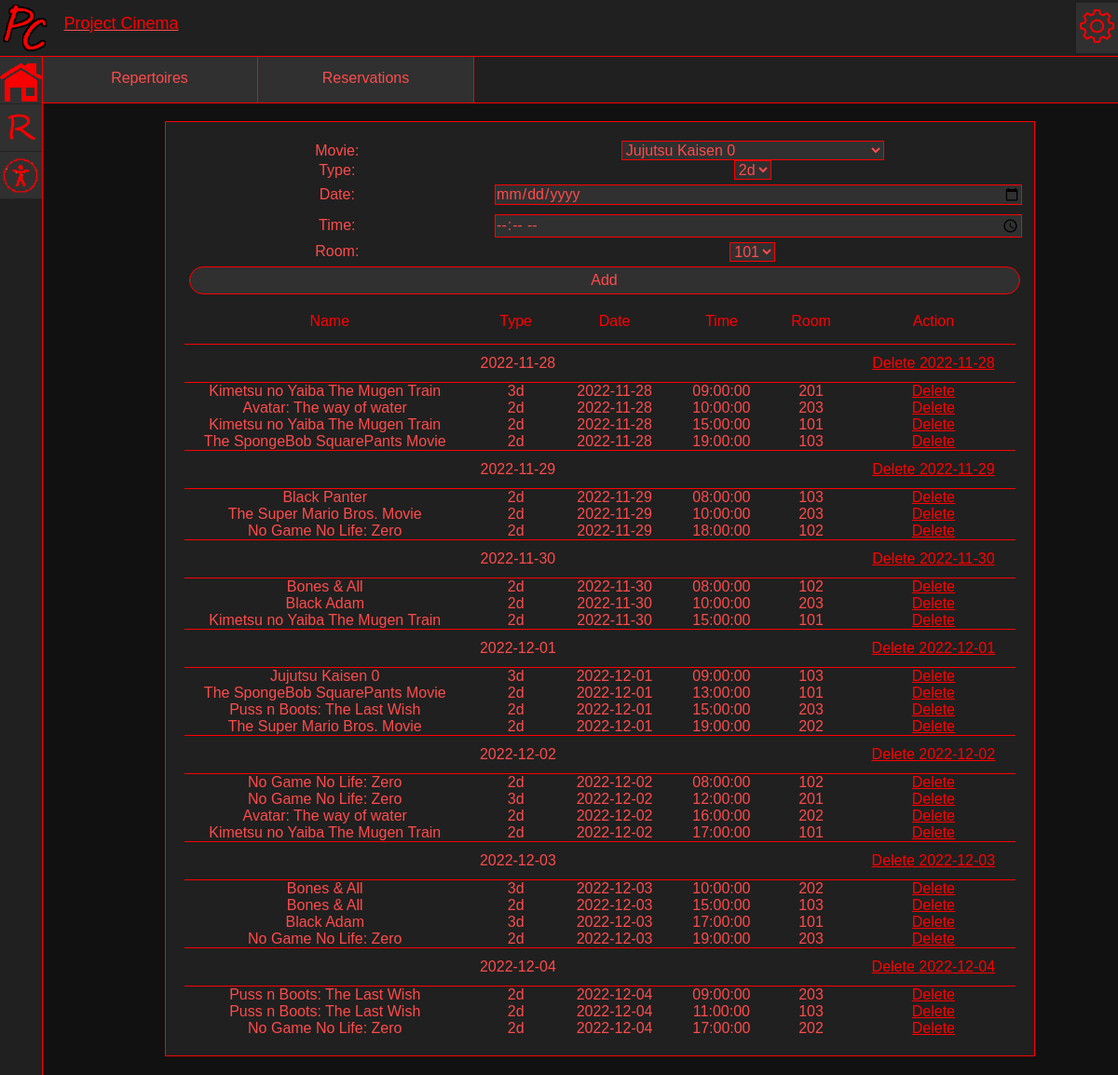
The page /addRepertoire.php (signed in) on the database its author committed.
### tables this page shows
CREATE TABLE `repertoire` (
  `id` int(10) NOT NULL,
  `movie_id` int(10) NOT NULL,
  `2d/3d` varchar(2) NOT NULL,
  `date` date NOT NULL,
  `time` time NOT NULL,
  `localisation_id` int(10) NOT NULL,
  `room_id` int(10) NOT NULL,
  `sold_fares` int(3) NOT NULL DEFAULT 0
);

CREATE TABLE `movies` (
  `id` int(10) NOT NULL,
  `name` varchar(32) NOT NULL,
  `length` int(4) NOT NULL,
  `director_id` int(10) NOT NULL,
  `image` text NOT NULL,
  `trailer` text NOT NULL,
  `rates` int(3) NOT NULL DEFAULT 100,
  `description` text NOT NULL
);

CREATE TABLE `rooms` (
  `id` int(10) NOT NULL,
  `name` varchar(10) NOT NULL,
  `localisation_id` int(10) NOT NULL,
  `available_space` int(3) NOT NULL
);

### addRepertoire.php (the view, shortened to what this page needs)
<!DOCTYPE html>
<html lang="en">
<head>
    <link rel="stylesheet" href="style/forms.css">
    <?php
        include_once("scriptsPHP/header.php");
        include_once("scriptsPHP/addRepertoireScripts.php");
        $connect = mysqli_connect("localhost","ProjectCinema","zaq1@WSX","projectcinema");
    ?>
</head>
<body>
<div class="loginForm">
    <form  action="" method="POST">
        <table>
            <tr>
                <td>Movie: </td>
                <td>
                </td>
            </tr>
            <tr>
                <td>Type: </td>
                <td>
                    <select name="type"><option value="2d">2d</option><option value="3d">3d</option></select>
                </td>
            </tr>
            <tr>
                <td>Date: </td>
                <td>
                    <input type="date" name="date" >
                </td>
            </tr>
            <tr>
                <td>Time: </td>
                <td>
                    <input type="time" name="time" >
                </td>
            </tr>
            <tr>
                <td>Room: </td>
                <td>
                </td>
            </tr>
            <tr>
                <td colspan="2"><input type="submit" value="Add"></td>
            </tr>
        </table>
        <?php
            $queryRead = 'SELECT *, `rooms`.`name` AS "room_name", `repertoire`.`id` AS "repertoire_id" FROM `rooms`, `repertoire`,`movies` WHERE `repertoire`.`movie_id` = `movies`.`id` AND `repertoire`.`localisation_id` = '.$_SESSION['cinemaLocalisation'].' AND `rooms`.`id` = `repertoire`.`room_id`  ORDER BY `repertoire`.`date`,`repertoire`.`time` ASC;';
            $result = mysqli_query($connect, $queryRead);
            echo '<table>';
            $i = 0;
            $z = 0;
            while($row=mysqli_fetch_array($result)) {
                    if($i == 0) {
                        echo '<tr class="tableRowColumns">';
                        echo '<td>Name</td>';
                        echo '<td>Type</td>';
                        echo '<td>Date</td>';
                        echo '<td>Time</td>';
                        echo '<td>Room</td>';
                        echo '<td>Action</td>';
                        echo '</tr>';
                        echo'<tr><td colspan="5" class="day-change">'.$row['date'].'</td><td class="day-change"><a href="addRepertoire.php?repertoireDate='.$row['date'].'">Delete '.$row['date'].'</a></td></tr>';
                    }
                $date[$i] = $row['date'];
                if($date[$i] != $date[$z]) {
                    echo'<tr><td colspan="5" class="day-change">'.$row['date'].'</td><td class="day-change"><a href="addRepertoire.php?repertoireDate='.$row['date'].'">Delete '.$row['date'].'</a></td></tr>';
                }
                $z = $i;
                echo '<tr><td style="padding-right:10px;">'.$row['name'].'</td><td>'.$row['2d/3d'].'</td><td>'.$row['date'].'</td><td>'.$row['time'].'</td><td>'.$row['room_name'].'</td><td><a href="addRepertoire.php?repertoireId='.$row['repertoire_id'].'">Delete</a></td></tr>';
                $i++;
            }
            echo '</table>';
        ?>
    </form>
    </div>
</body>
</html>

### style/forms.css (style rules this page uses)
:root { --primary-color: #202020; --secondary-color: #303030; --hover-color: #232323; --bg-color: #111111; --font-color: #ff4b4b; --heading-color: #FF0000; --font-size: medium; --hue-rotate: hue-rotate(95deg); --transparent-color: #202020CC; --more-transparent-color: #20202088; }
.loginForm { position: absolute; left: 20%; right: 20%; align-self: center; width: 60%; min-height: 500px; background-color: var(--primary-color); color: var(--font-color); border: 1px solid var(--heading-color); text-align: center; padding: 10px 10px 10px 10px; }
.loginForm table { border-collapse: collapse; }
.loginForm tr td { width: 5%; }
.day-change { height:40px; border-top:1px solid var(--heading-color); border-bottom:1px solid var(--heading-color); width: 100%; text-align:center; }

### style/style.css (style rules this page uses)
:root { --primary-color: #202020; --secondary-color: #303030; --hover-color: #232323; --bg-color: #111111; --font-color: #ff4b4b; --heading-color: #FF0000; --font-size: medium; --hue-rotate: hue-rotate(95deg); --transparent-color: #202020CC; --more-transparent-color: #20202088; }
* { margin: 0; padding: 0; font-family: Arial, Helvetica, sans-serif; font-size: var(--font-size); }
body { background-color: var(--bg-color); padding: 80PX 20PX 20PX 65px; color: var(--font-color); }
a { color: var(--font-color); text-decoration: underline; }
input { background-color: var(--secondary-color); border: 1px solid var(--heading-color); color: var(--font-color); }
select { background-color: var(--secondary-color); border: 1px solid var(--heading-color); color: var(--font-color); width: max-content; }

### style/adminPanel.css (style rules this page uses)
:root { --primary-color: #202020; --secondary-color: #303030; --hover-color: #232323; --bg-color: #111111; --font-color: #ff4b4b; --heading-color: #FF0000; --font-size: medium; --hue-rotate: hue-rotate(95deg); }
body { background-color: var(--bg-color); padding: 130PX 20PX 20PX 65px; }
.loginForm { position: relative; top: 10%; left: 10%; width: 80%; min-height: 100px; background-color: var(--primary-color); color: var(--font-color); border: 1px solid var(--heading-color); text-align: center; padding: 20px 20px 20px 20px; }
.loginForm form { display: block; width: 100%; height: 100%; text-align: left; white-space: nowrap; }
.loginForm tr td { text-align: center; }
.loginForm form input { width: 100%; height: 100%; margin: 5px 5px 5px 5px; border: 1px solid var(--heading-color); color: var(--font-color); background-color: var(--secondary-color); }
.loginForm form input[type=submit] { border-radius: 20px; padding: 5px; width: 100%; }
.loginForm a { color: var(--heading-color); text-decoration: underline; }
.tableRowColumns td { width: 5%; padding-top: 15px; padding-bottom: 15px; color: var(--heading-color); border-bottom: 1px solid var(--heading-color); text-align: center; }

### rows shown on the page
repertoire: date "2022-11-28", movie.name "Kimetsu no Yaiba The Mugen Train", value "3d", time "09:00:00", room.name "201"
repertoire: movie.name "Avatar: The way of water", value "2d", date "2022-11-28", time "10:00:00", room.name "203"
repertoire: movie.name "Kimetsu no Yaiba The Mugen Train", value "2d", date "2022-11-28", time "15:00:00", room.name "101"
repertoire: movie.name "The SpongeBob SquarePants Movie", value "2d", date "2022-11-28", time "19:00:00", room.name "103"
repertoire: date "2022-11-29", movie.name "Black Panter", value "2d", time "08:00:00", room.name "103"
repertoire: movie.name "The Super Mario Bros. Movie", value "2d", date "2022-11-29", time "10:00:00", room.name "203"
repertoire: movie.name "No Game No Life: Zero", value "2d", date "2022-11-29", time "18:00:00", room.name "102"
repertoire: date "2022-11-30", movie.name "Bones & All", value "2d", time "08:00:00", room.name "102"
repertoire: movie.name "Black Adam", value "2d", date "2022-11-30", time "10:00:00", room.name "203"
repertoire: movie.name "Kimetsu no Yaiba The Mugen Train", value "2d", date "2022-11-30", time "15:00:00", room.name "101"
repertoire: date "2022-12-01", movie.name "Jujutsu Kaisen 0", value "3d", time "09:00:00", room.name "103"
repertoire: movie.name "The SpongeBob SquarePants Movie", value "2d", date "2022-12-01", time "13:00:00", room.name "101"
repertoire: movie.name "Puss n Boots: The Last Wish", value "2d", date "2022-12-01", time "15:00:00", room.name "203"
repertoire: movie.name "The Super Mario Bros. Movie", value "2d", date "2022-12-01", time "19:00:00", room.name "202"
repertoire: date "2022-12-02", movie.name "No Game No Life: Zero", value "2d", time "08:00:00", room.name "102"
repertoire: movie.name "No Game No Life: Zero", value "3d", date "2022-12-02", time "12:00:00", room.name "201"
repertoire: movie.name "Avatar: The way of water", value "2d", date "2022-12-02", time "16:00:00", room.name "202"
repertoire: movie.name "Kimetsu no Yaiba The Mugen Train", value "2d", date "2022-12-02", time "17:00:00", room.name "101"
repertoire: date "2022-12-03", movie.name "Bones & All", value "3d", time "10:00:00", room.name "202"
repertoire: movie.name "Bones & All", value "2d", date "2022-12-03", time "15:00:00", room.name "103"
repertoire: movie.name "Black Adam", value "3d", date "2022-12-03", time "17:00:00", room.name "101"
repertoire: movie.name "No Game No Life: Zero", value "2d", date "2022-12-03", time "19:00:00", room.name "203"
repertoire: date "2022-12-04", movie.name "Puss n Boots: The Last Wish", value "2d", time "09:00:00", room.name "203"
repertoire: movie.name "Puss n Boots: The Last Wish", value "2d", date "2022-12-04", time "11:00:00", room.name "103"
repertoire: movie.name "No Game No Life: Zero", value "2d", date "2022-12-04", time "17:00:00", room.name "202"

### other values the page prints
form field movie_id "Jujutsu Kaisen 0"
form field room "101"
